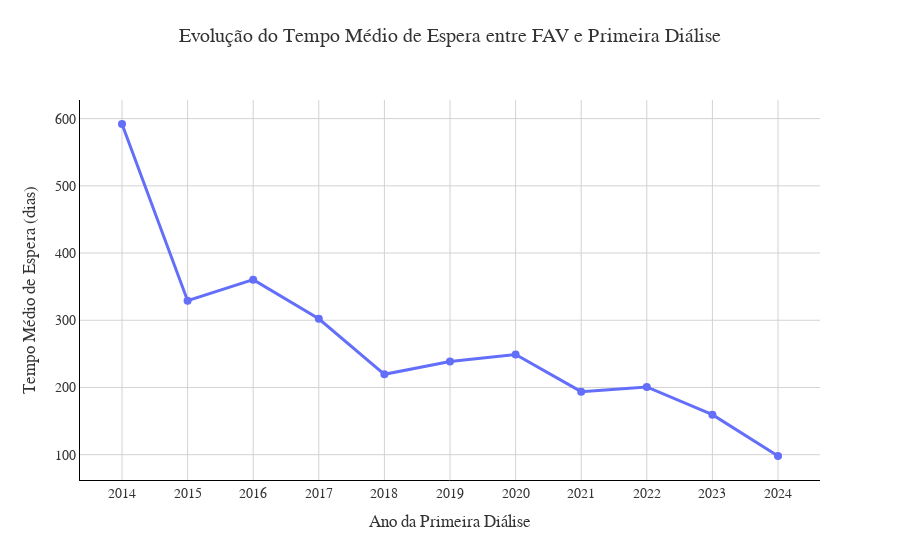

The notebook cell this image was saved under:
### Code cell
# Preparar dados
df_evolucao = df_espera.groupby("ano_primeira_dialise")['tempo_entre_fav_e_primeira_dialise'].mean().reset_index()

# Criar o gráfico com melhorias
fig2_p2 = px.line(
    df_evolucao,
    x="ano_primeira_dialise",
    y="tempo_entre_fav_e_primeira_dialise",
    markers=True,
    title="Evolução do Tempo Médio de Espera entre FAV e Primeira Diálise"
)

# Melhorias visuais
fig2_p2.update_traces(line=dict(width=3), marker=dict(size=8))

fig2_p2.update_layout(
    title={
        'text': 'Evolução do Tempo Médio de Espera entre FAV e Primeira Diálise',
        'y':0.95,
        'x':0.5,
        'xanchor': 'center',
        'yanchor': 'top'
    },
    xaxis_title="Ano da Primeira Diálise",
    yaxis_title="Tempo Médio de Espera (dias)",
    font=dict(
        family="Arial, sans-serif",
        size=14,
        color="#333333"
    ),
    plot_bgcolor="white",
    paper_bgcolor="white",
    xaxis=dict(
        showline=True,
        linewidth=1,
        linecolor='black',
        gridcolor='lightgrey',
        tickmode='linear'
    ),
    yaxis=dict(
        showline=True,
        linewidth=1,
        linecolor='black',
        gridcolor='lightgrey'
    ),
    hovermode="x unified"
)

fig2_p2.show()

### Figure 1 — Plotly figure (JSON) as saved in the notebook; plotly's stock layout.template omitted (floating-point values rounded to 4 significant figures)
{"data": [{"hovertemplate": "ano_primeira_dialise=%{x}<br>tempo_entre_fav_e_primeira_dialise=%{y}<extra></extra>", "legendgroup": "", "line": {"color": "#636efa", "dash": "solid", "width": 3}, "marker": {"size": 8, "symbol": "circle"}, "mode": "lines+markers", "name": "", "orientation": "v", "showlegend": false, "type": "scatter", "x": [2014, 2015, 2016, 2017, 2018, 2019, 2020, 2021, 2022, 2023, 2024], "xaxis": "x", "y": [592.0, 329.1, 360.4, 302.2, 219.6, 238.7, 249.0, 193.8, 200.8, 159.5, 98.04], "yaxis": "y"}], "layout": {"font": {"color": "#333333", "family": "Arial, sans-serif", "size": 14}, "hovermode": "x unified", "legend": {"tracegroupgap": 0}, "paper_bgcolor": "white", "plot_bgcolor": "white", "title": {"text": "Evolução do Tempo Médio de Espera entre FAV e Primeira Diálise", "x": 0.5, "xanchor": "center", "y": 0.95, "yanchor": "top"}, "xaxis": {"anchor": "y", "domain": [0, 1], "gridcolor": "lightgrey", "linecolor": "black", "linewidth": 1, "showline": true, "tickmode": "linear", "title": {"text": "Ano da Primeira Diálise"}}, "yaxis": {"anchor": "x", "domain": [0, 1], "gridcolor": "lightgrey", "linecolor": "black", "linewidth": 1, "showline": true, "title": {"text": "Tempo Médio de Espera (dias)"}}}}
